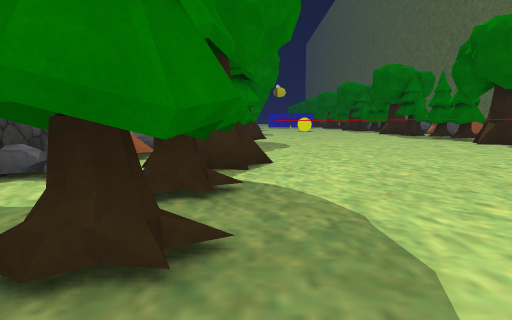
View 1 (above)

17 first-person views from a walk through a Unity game level. The camera is 1.4 m above the floor, tilts 6° down and sees 70° across. The floor is counted in squares, 2 m on a side. Each view is taken from the middle of a square. On the plan, view 1 faces up. The plan holds only what a view shows up to about 11 squares ahead; the rest is blank. The place goes on beyond the plan. The player character is not drawn. Some animated figures are left out. Some surface patterns are stand-ins.

View 2
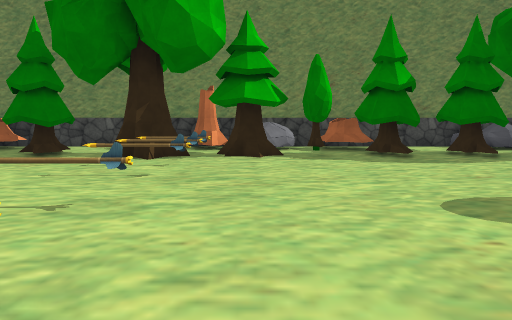

View 3
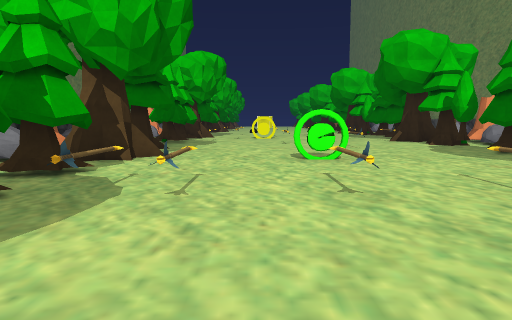

View 4
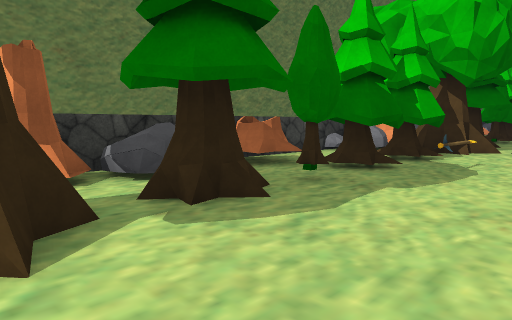

View 5
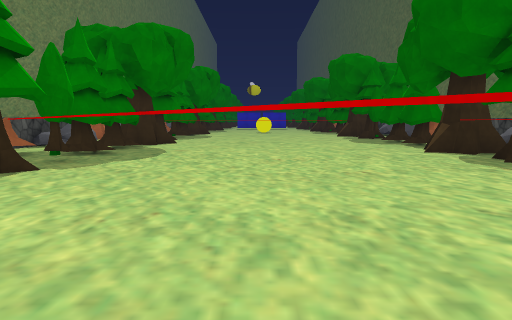

View 6
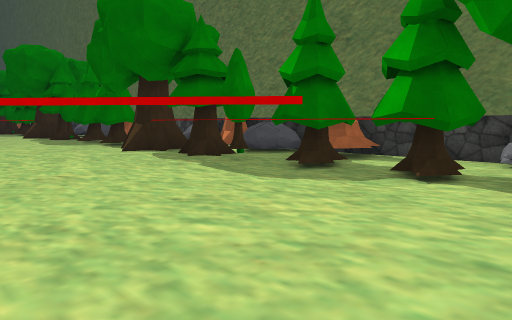

View 7
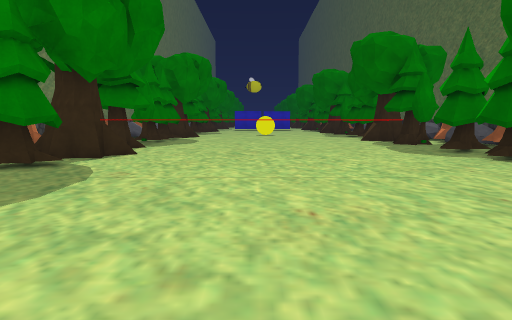

View 8
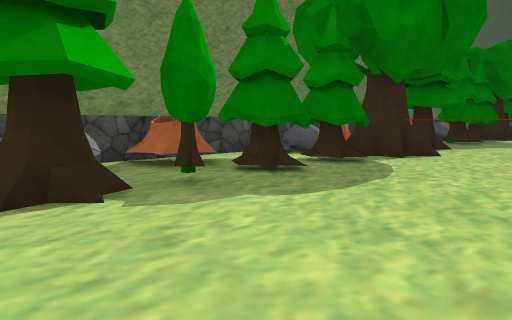

View 9
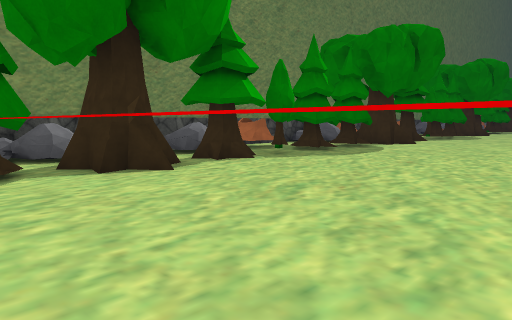

View 10
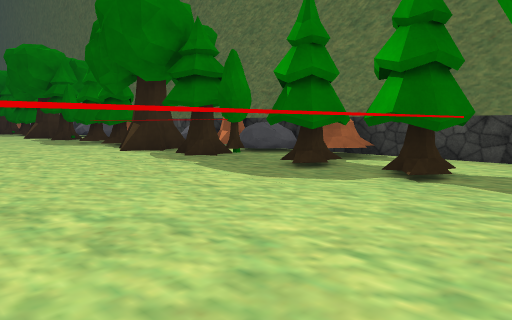

View 11
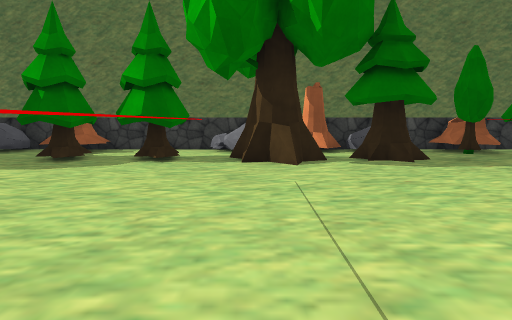

View 12
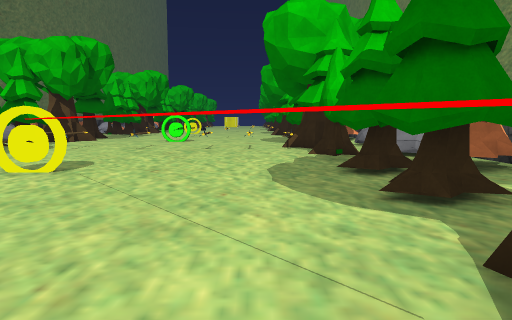

View 13
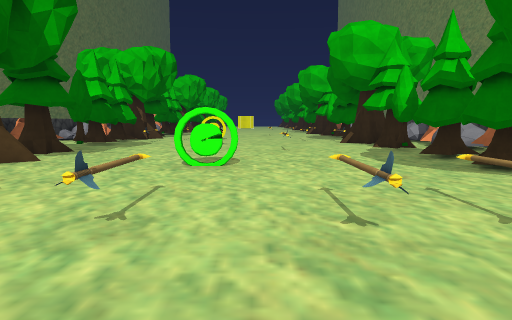

View 14
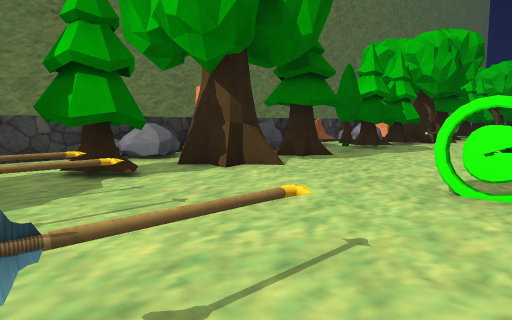

View 15
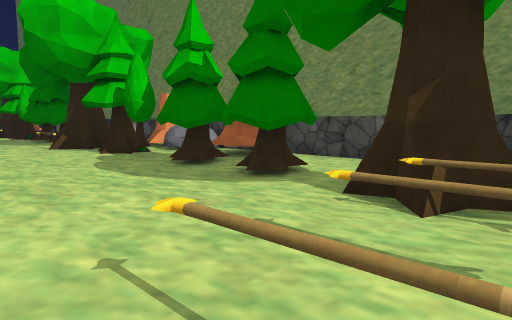

View 16
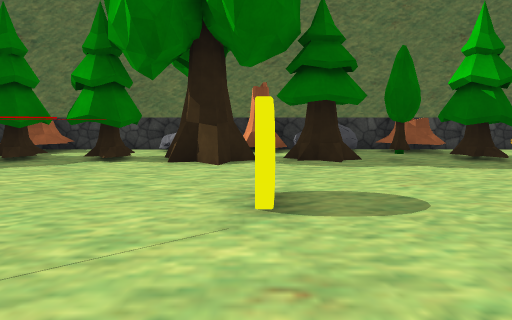

View 17
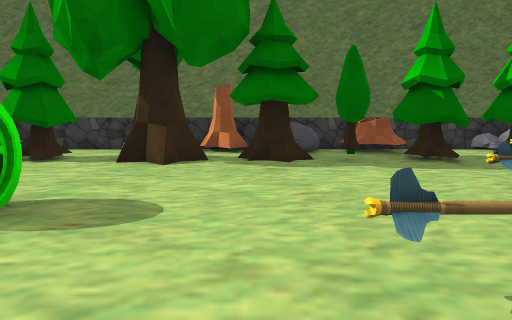

### Floor plan
Key: @ floor where view 1 was taken; # wall or solid block; x gap in a wall; . floor; / step, stairs or slope; T tree; S stump; H thing the floor can be seen under or through; C coin; O other object.
Columns run from 3 left of view 1 to 11 right of it. Each row starts with its distance up from view 1.
 18 #OTT.....#STOO
 17 OOT...... .TS#
 16 SSS...... .O/S
 15 #STT.......O..#
 14 OOTT.......#..#
 13 #.#O HHHH....#
 12 #.O.......TT O
 11 #SOO.......T S
 10 #S.........TOS
  9 O..T.......TOO
  8 OOTS.....H.T.#
  7 SS.......H.OSS
  6 OOTTH....H.O..#
  5 OOT..H...H.#..#
  4 #.OO..H..H...O
  3 #.O.......TT.O
  2 #SOO...C...T.S
  1 SSO........TOO
  0 OOT@.......TOO
 -1 OOS.........S#
 -2 SS.........O/S
 -3 #STT..........#
 -4 OOT........#..#
 -5 #.O..........O
 -6 #.x....C..TT.O
 -7 #.O........T.S
 -8 SSO........T.O
 -9 #OT........SOO
-10 OOT........TS#
-11 SSS.... ...O/S

Where each view was taken, in squares from view 1:
view 1: 0 up, 0 right, facing up
view 2: 1 down, 7 right, facing left
view 3: 1 up, 5 right, facing down
view 4: 3 up, 5 right, facing down-right
view 5: 3 up, 3 right, facing up
view 6: 3 up, 3 right, facing up-right
view 7: 7 up, 3 right, facing up
view 8: 7 up, 3 right, facing up-left
view 9: 12 up, 5 right, facing up-left
view 10: 12 up, 3 right, facing up-right
view 11: 12 up, 1 right, facing right
view 12: 7 up, 1 right, facing down
view 13: 0 up, 3 right, facing down
view 14: 2 down, 3 right, facing down-right
view 15: 2 down, 3 right, facing down-left
view 16: 2 up, 1 right, facing right
view 17: 8 down, 1 right, facing right
